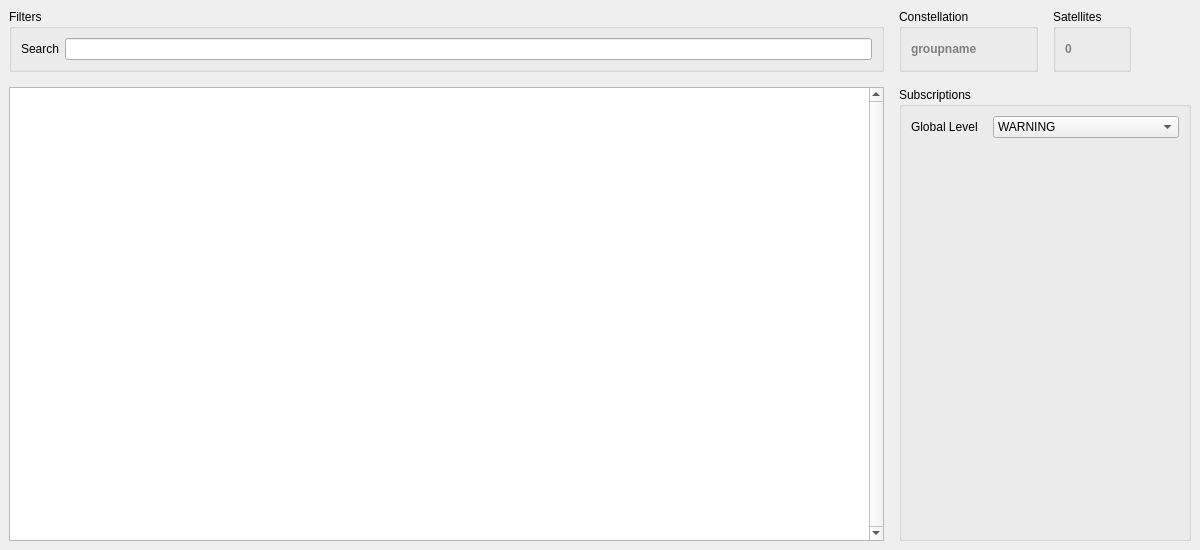
<?xml version="1.0" encoding="UTF-8"?>
<ui version="4.0">
 <class>wndLog</class>
 <widget class="QMainWindow" name="wndLog">
  <property name="geometry">
   <rect>
    <x>0</x>
    <y>0</y>
    <width>1200</width>
    <height>550</height>
   </rect>
  </property>
  <property name="windowTitle">
   <string>Constellation Observatory</string>
  </property>
  <property name="windowIcon">
   <iconset resource="Observatory.qrc">
    <normaloff>:/logo.png</normaloff>:/logo.png</iconset>
  </property>
  <widget class="QWidget" name="centralwidget">
   <layout class="QVBoxLayout">
    <property name="spacing">
     <number>6</number>
    </property>
    <property name="margin" stdset="0">
     <number>9</number>
    </property>
    <item>
     <layout class="QGridLayout" name="gridLayout_3" rowstretch="0,0,0" columnstretch="6,2">
      <property name="leftMargin">
       <number>0</number>
      </property>
      <property name="topMargin">
       <number>0</number>
      </property>
      <property name="spacing">
       <number>15</number>
      </property>
      <item row="0" column="1">
       <layout class="QGridLayout" name="gridLayout_2" columnstretch="6,2,1">
        <property name="leftMargin">
         <number>0</number>
        </property>
        <property name="topMargin">
         <number>0</number>
        </property>
        <property name="rightMargin">
         <number>0</number>
        </property>
        <property name="bottomMargin">
         <number>0</number>
        </property>
        <property name="spacing">
         <number>15</number>
        </property>
        <item row="0" column="2">
         <widget class="QLabel" name="logo">
          <property name="sizePolicy">
           <sizepolicy hsizetype="Fixed" vsizetype="Fixed">
            <horstretch>0</horstretch>
            <verstretch>0</verstretch>
           </sizepolicy>
          </property>
          <property name="minimumSize">
           <size>
            <width>45</width>
            <height>45</height>
           </size>
          </property>
          <property name="maximumSize">
           <size>
            <width>45</width>
            <height>45</height>
           </size>
          </property>
          <property name="text">
           <string/>
          </property>
          <property name="pixmap">
           <pixmap resource="Observatory.qrc">:/logo.png</pixmap>
          </property>
          <property name="scaledContents">
           <bool>true</bool>
          </property>
         </widget>
        </item>
        <item row="0" column="0">
         <widget class="QGroupBox" name="groupBox">
          <property name="sizePolicy">
           <sizepolicy hsizetype="Preferred" vsizetype="Preferred">
            <horstretch>0</horstretch>
            <verstretch>0</verstretch>
           </sizepolicy>
          </property>
          <property name="minimumSize">
           <size>
            <width>0</width>
            <height>63</height>
           </size>
          </property>
          <property name="title">
           <string>Constellation</string>
          </property>
          <layout class="QHBoxLayout" name="horizontalLayout_4">
           <property name="topMargin">
            <number>3</number>
           </property>
           <property name="bottomMargin">
            <number>3</number>
           </property>
           <item>
            <widget class="QLabel" name="cnstlnName">
             <property name="sizePolicy">
              <sizepolicy hsizetype="Preferred" vsizetype="Minimum">
               <horstretch>2</horstretch>
               <verstretch>1</verstretch>
              </sizepolicy>
             </property>
             <property name="text">
              <string>&lt;font color='gray'&gt;&lt;b&gt;groupname&lt;/b&gt;&lt;/font&gt;</string>
             </property>
            </widget>
           </item>
          </layout>
         </widget>
        </item>
        <item row="0" column="1">
         <widget class="QGroupBox" name="satelliteBox">
          <property name="title">
           <string>Satellites</string>
          </property>
          <layout class="QHBoxLayout" name="horizontalLayout_3">
           <item>
            <widget class="QLabel" name="labelNrSatellites">
             <property name="text">
              <string>&lt;font color='gray'&gt;&lt;b&gt;0&lt;/b&gt;&lt;/font&gt;</string>
             </property>
            </widget>
           </item>
          </layout>
         </widget>
        </item>
       </layout>
      </item>
      <item row="0" column="0">
       <layout class="QHBoxLayout" name="horizontalLayout_2">
        <property name="spacing">
         <number>15</number>
        </property>
        <property name="leftMargin">
         <number>0</number>
        </property>
        <property name="topMargin">
         <number>0</number>
        </property>
        <property name="rightMargin">
         <number>0</number>
        </property>
        <property name="bottomMargin">
         <number>0</number>
        </property>
        <item>
         <widget class="QGroupBox" name="groupBox_3">
          <property name="sizePolicy">
           <sizepolicy hsizetype="Preferred" vsizetype="Preferred">
            <horstretch>0</horstretch>
            <verstretch>0</verstretch>
           </sizepolicy>
          </property>
          <property name="minimumSize">
           <size>
            <width>0</width>
            <height>63</height>
           </size>
          </property>
          <property name="title">
           <string>Filters</string>
          </property>
          <layout class="QHBoxLayout" name="horizontalLayout">
           <item>
            <widget class="QLabel" name="searchLabel">
             <property name="text">
              <string>Search</string>
             </property>
            </widget>
           </item>
           <item>
            <widget class="QLineEdit" name="searchTxt">
             <property name="sizePolicy">
              <sizepolicy hsizetype="Expanding" vsizetype="Preferred">
               <horstretch>0</horstretch>
               <verstretch>0</verstretch>
              </sizepolicy>
             </property>
            </widget>
           </item>
          </layout>
         </widget>
        </item>
       </layout>
      </item>
      <item row="2" column="0">
       <widget class="QTreeView" name="viewLog">
        <property name="verticalScrollBarPolicy">
         <enum>Qt::ScrollBarAlwaysOn</enum>
        </property>
        <property name="selectionMode">
         <enum>QAbstractItemView::ExtendedSelection</enum>
        </property>
        <property name="rootIsDecorated">
         <bool>false</bool>
        </property>
        <property name="sortingEnabled">
         <bool>true</bool>
        </property>
        <property name="allColumnsShowFocus">
         <bool>true</bool>
        </property>
       </widget>
      </item>
      <item row="2" column="1">
       <widget class="QGroupBox" name="groupBox_4">
        <property name="title">
         <string>Subscriptions</string>
        </property>
        <layout class="QGridLayout" name="gridLayout_4" columnstretch="1,3">
         <property name="spacing">
          <number>15</number>
         </property>
         <item row="1" column="1">
          <spacer name="verticalSpacer">
           <property name="orientation">
            <enum>Qt::Vertical</enum>
           </property>
           <property name="sizeType">
            <enum>QSizePolicy::Expanding</enum>
           </property>
           <property name="sizeHint" stdset="0">
            <size>
             <width>20</width>
             <height>80</height>
            </size>
           </property>
          </spacer>
         </item>
         <item row="0" column="1">
          <widget class="QComboBox" name="globalLevel">
           <property name="currentIndex">
            <number>3</number>
           </property>
           <item>
            <property name="text">
             <string>TRACE</string>
            </property>
           </item>
           <item>
            <property name="text">
             <string>DEBUG</string>
            </property>
           </item>
           <item>
            <property name="text">
             <string>INFO</string>
            </property>
           </item>
           <item>
            <property name="text">
             <string>WARNING</string>
            </property>
           </item>
           <item>
            <property name="text">
             <string>STATUS</string>
            </property>
           </item>
           <item>
            <property name="text">
             <string>CRITICAL</string>
            </property>
           </item>
          </widget>
         </item>
         <item row="0" column="0">
          <widget class="QLabel" name="label">
           <property name="text">
            <string>Global Level</string>
           </property>
          </widget>
         </item>
        </layout>
       </widget>
      </item>
     </layout>
    </item>
   </layout>
  </widget>
  <widget class="QMenuBar" name="menubar">
   <property name="geometry">
    <rect>
     <x>0</x>
     <y>0</y>
     <width>1200</width>
     <height>23</height>
    </rect>
   </property>
  </widget>
 </widget>
 <resources>
  <include location="Observatory.qrc"/>
 </resources>
 <connections/>
</ui>
